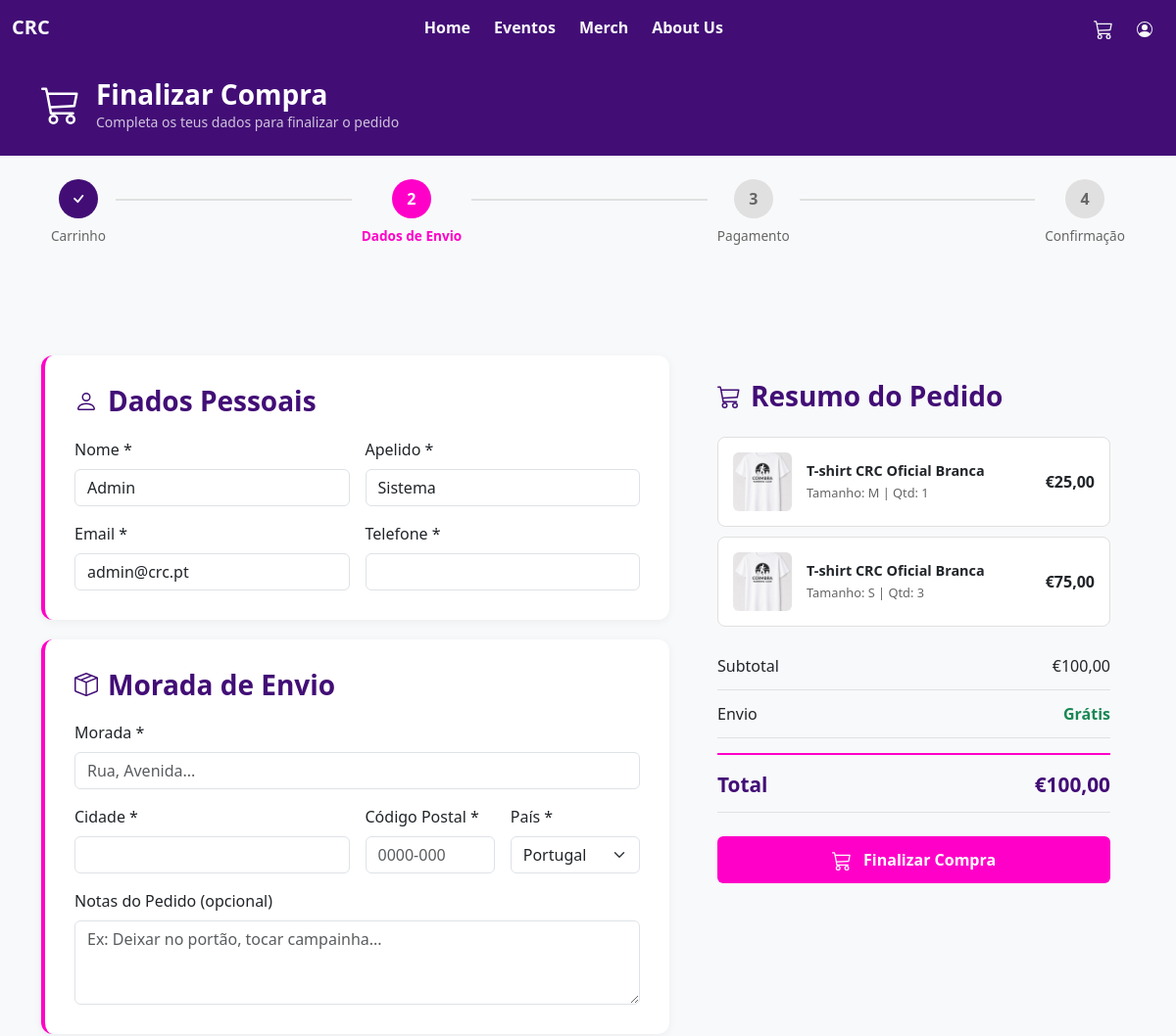
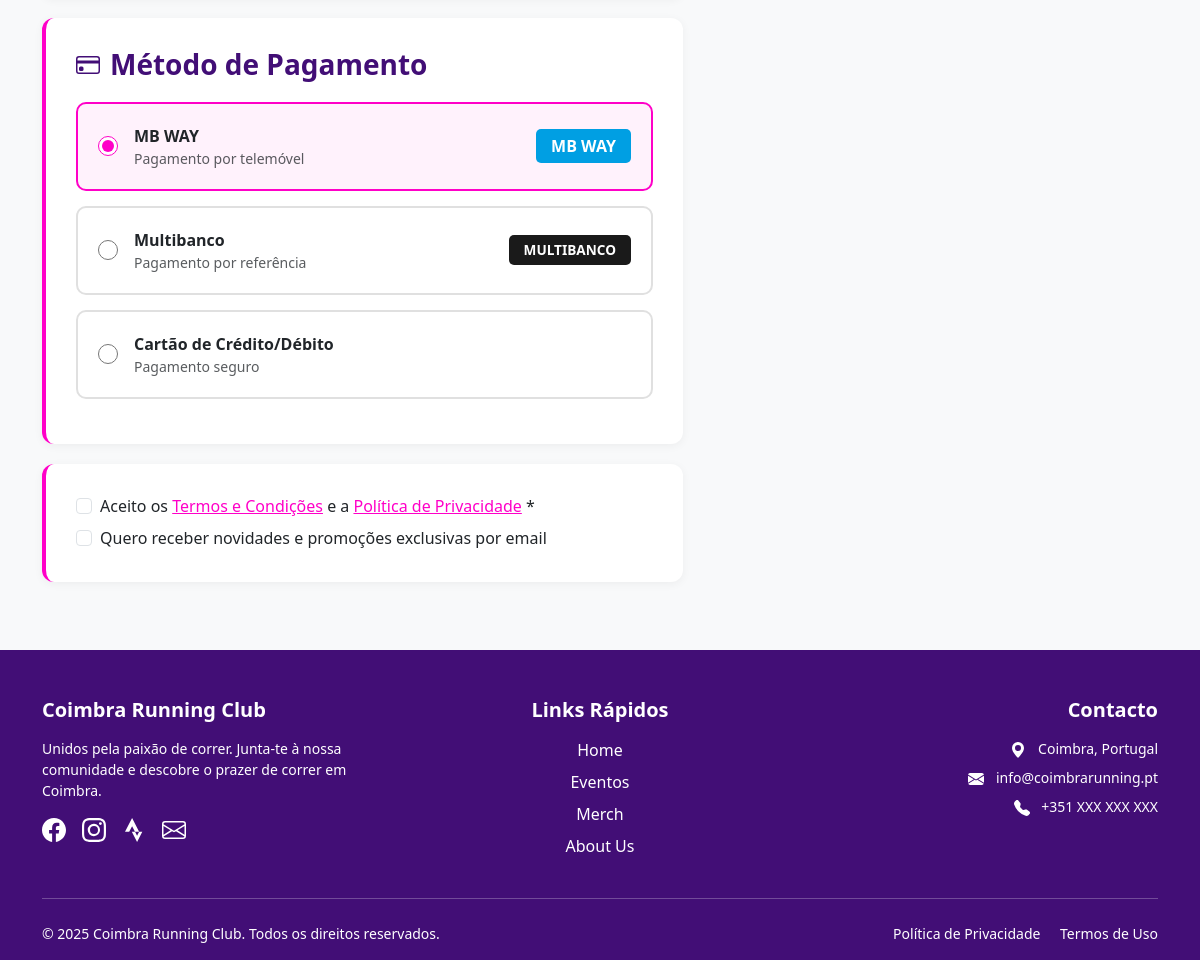
Page /dadosdeenvio.php (signed in) on the committed database (2 pictures, top to bottom).
### tables this page shows
CREATE TABLE IF NOT EXISTS `utilizador` (
  `id_utilizador` int NOT NULL AUTO_INCREMENT,
  `primeiro_nome` varchar(100) NOT NULL,
  `ultimo_nome` varchar(100) NOT NULL,
  `email` varchar(255) NOT NULL,
  `telefone` varchar(20) DEFAULT NULL,
  `data_nascimento` date NOT NULL,
  `genero` enum('masculino','feminino','outro','prefiro-nao-dizer') DEFAULT NULL,
  `password_hash` varchar(255) NOT NULL,
  `data_registo` timestamp NULL DEFAULT CURRENT_TIMESTAMP,
  `data_ultima_atualizacao` timestamp NULL DEFAULT CURRENT_TIMESTAMP ON UPDATE CURRENT_TIMESTAMP,
  `ativo` tinyint(1) DEFAULT '1',
  `tipo` enum('utilizador','admin') DEFAULT 'utilizador',
  `email_verificado` tinyint(1) DEFAULT '0',
  `token_verificacao` varchar(100) DEFAULT NULL,
  `token_recuperacao_password` varchar(100) DEFAULT NULL,
  `data_expiracao_token` datetime DEFAULT NULL,
  `tentativas_login` int DEFAULT '0',
  `bloqueado_ate` datetime DEFAULT NULL,
  PRIMARY KEY (`id_utilizador`) USING BTREE,
  UNIQUE KEY `email` (`email`),
  KEY `idx_email` (`email`),
  KEY `idx_data_registo` (`data_registo`)
);

CREATE TABLE IF NOT EXISTS `carrinho` (
  `id_carrinho` int NOT NULL AUTO_INCREMENT,
  `id_utilizador` int NOT NULL,
  `id_produto` int NOT NULL,
  `quantidade` int DEFAULT '1',
  `tamanho_escolhido` varchar(20) DEFAULT NULL,
  `preco_unitario` decimal(10,2) NOT NULL,
  `data_adicao` timestamp NULL DEFAULT CURRENT_TIMESTAMP,
  `data_atualizacao` timestamp NULL DEFAULT CURRENT_TIMESTAMP ON UPDATE CURRENT_TIMESTAMP,
  PRIMARY KEY (`id_carrinho`),
  UNIQUE KEY `unique_item_carrinho` (`id_utilizador`,`id_produto`,`tamanho_escolhido`),
  KEY `idx_utilizador` (`id_utilizador`),
  KEY `idx_produto` (`id_produto`),
  KEY `idx_data_adicao` (`data_adicao`),
  CONSTRAINT `carrinho_ibfk_1` FOREIGN KEY (`id_utilizador`) REFERENCES `utilizador` (`id_utilizador`) ON DELETE CASCADE,
  CONSTRAINT `carrinho_ibfk_2` FOREIGN KEY (`id_produto`) REFERENCES `produto` (`id_produto`) ON DELETE CASCADE
);

CREATE TABLE IF NOT EXISTS `produto` (
  `id_produto` int NOT NULL AUTO_INCREMENT,
  `nome` varchar(255) NOT NULL,
  `descricao` text,
  `categoria` enum('roupa','acessorios','equipamento','outros') DEFAULT 'roupa',
  `preco` decimal(10,2) NOT NULL,
  `imagem` varchar(255) DEFAULT NULL,
  `stock_total` int DEFAULT '0',
  `tem_tamanhos` tinyint(1) DEFAULT '0',
  `tipo_tamanho` enum('roupa','calcado','unico','numerico') DEFAULT 'unico',
  `material` varchar(255) DEFAULT NULL,
  `peso` varchar(50) DEFAULT NULL,
  `slug` varchar(255) DEFAULT NULL,
  `status` enum('ativo','inativo','esgotado') DEFAULT 'ativo',
  `visivel` tinyint(1) DEFAULT '1',
  `data_criacao` timestamp NULL DEFAULT CURRENT_TIMESTAMP,
  `data_atualizacao` timestamp NULL DEFAULT CURRENT_TIMESTAMP ON UPDATE CURRENT_TIMESTAMP,
  PRIMARY KEY (`id_produto`),
  UNIQUE KEY `slug` (`slug`),
  KEY `idx_categoria` (`categoria`),
  KEY `idx_status` (`status`),
  KEY `idx_preco` (`preco`),
  KEY `idx_slug` (`slug`)
);

### dadosdeenvio.php (the view, shortened to what this page needs)
<?php
require_once 'includes/db_connect.php';
$id_utilizador = $_SESSION['id_utilizador'];
$stmt = $conn->prepare("
    SELECT primeiro_nome, ultimo_nome, email, telefone
    FROM utilizador
    WHERE id_utilizador = ?
");
$stmt->bind_param("i", $id_utilizador);
$stmt->execute();
$utilizador = $stmt->get_result()->fetch_assoc();
$stmt = $conn->prepare("
    SELECT
        c.id_carrinho,
        c.quantidade,
        c.tamanho_escolhido,
        c.preco_unitario,
        p.id_produto,
        p.nome,
        p.imagem,
        (c.quantidade * c.preco_unitario) as subtotal
    FROM carrinho c
    INNER JOIN produto p ON c.id_produto = p.id_produto
    WHERE c.id_utilizador = ?
    ORDER BY c.data_adicao DESC
");
$stmt->bind_param("i", $id_utilizador);
$stmt->execute();
$result = $stmt->get_result();
$itens = $result->fetch_all(MYSQLI_ASSOC);
$subtotal = 0;
foreach ($itens as $item) {
    $subtotal += $item['subtotal'];
}
$taxa_envio = $subtotal >= 50 ? 0 : 5.00;
$total = $subtotal + $taxa_envio;
?>
<!DOCTYPE html>
<html lang="pt-pt">
<head>
  <link href="https://cdn.jsdelivr.net/npm/bootstrap@5.3.2/dist/css/bootstrap.min.css" rel="stylesheet">
</head>
<body class="bg-light">
<?php include 'includes/nav.php'; ?>
  <section class="bg-primary py-4 text-white">
    <div class="container">
      <div class="d-flex align-items-center">
        <div>
          <h1 class="h3 fw-bold mb-0">Finalizar Compra</h1>
          <p class="mb-0 small opacity-75">Completa os teus dados para finalizar o pedido</p>
        </div>
      </div>
    </div>
  </section>
  <section class="bg-light py-4">
    <div class="container">
      <div class="step-indicator">
        <div class="step completed">
          <div class="step-number">
            <svg xmlns="http://www.w3.org/2000/svg" width="20" height="20" fill="currentColor" viewBox="0 0 16 16">
              <path d="M10.97 4.97a.75.75 0 0 1 1.07 1.05l-3.99 4.99a.75.75 0 0 1-1.08.02L4.324 8.384a.75.75 0 1 1 1.06-1.06l2.094 2.093 3.473-4.425a.267.267 0 0 1 .02-.022z"/>
            </svg>
          </div>
          <span class="step-label">Carrinho</span>
        </div>
        <div class="step active">
          <div class="step-number">2</div>
          <span class="step-label">Dados de Envio</span>
        </div>
        <div class="step">
          <div class="step-number">3</div>
          <span class="step-label">Pagamento</span>
        </div>
        <div class="step">
          <div class="step-number">4</div>
          <span class="step-label">Confirmação</span>
        </div>
      </div>
    </div>
  </section>
  <section class="py-5">
    <div class="container">
      <div class="row g-4">
        <div class="col-lg-7">
          <form id="checkoutForm" method="POST" action="processar_encomenda.php">
            <div class="checkout-section">
              <h3 class="section-title">
                Dados Pessoais
              </h3>
              <div class="row g-3">
                <div class="col-md-6">
                  <label for="firstName" class="form-label">Nome *</label>
                  <input type="text" class="form-control" id="firstName" name="firstName" value="<?php echo htmlspecialchars($utilizador['primeiro_nome'] ?? ''); ?>" required>
                </div>
                <div class="col-md-6">
                  <label for="lastName" class="form-label">Apelido *</label>
                  <input type="text" class="form-control" id="lastName" name="lastName" value="<?php echo htmlspecialchars($utilizador['ultimo_nome'] ?? ''); ?>" required>
                </div>
                <div class="col-md-6">
                  <label for="email" class="form-label">Email *</label>
                  <input type="email" class="form-control" id="email" name="email" value="<?php echo htmlspecialchars($utilizador['email'] ?? ''); ?>" required>
                </div>
                <div class="col-md-6">
                  <label for="phone" class="form-label">Telefone *</label>
                  <input type="tel" class="form-control" id="phone" name="phone" value="<?php echo htmlspecialchars($utilizador['telefone'] ?? ''); ?>" required>
                </div>
              </div>
            </div>
            <div class="checkout-section">
              <h3 class="section-title">
                Morada de Envio
              </h3>
              <div class="row g-3">
                <div class="col-12">
                  <label for="address" class="form-label">Morada *</label>
                  <input type="text" class="form-control" id="address" name="address" placeholder="Rua, Avenida..." required>
                </div>
                <div class="col-md-6">
                  <label for="city" class="form-label">Cidade *</label>
                  <input type="text" class="form-control" id="city" name="city" required>
                </div>
                <div class="col-md-3">
                  <label for="postalCode" class="form-label">Código Postal *</label>
                  <input type="text" class="form-control" id="postalCode" name="postalCode" placeholder="0000-000" required>
                </div>
                <div class="col-md-3">
                  <label for="country" class="form-label">País *</label>
                  <select class="form-select" id="country" name="country" required>
                    <option value="Portugal" selected>Portugal</option>
                  </select>
                </div>
                <div class="col-12">
                  <label for="notes" class="form-label">Notas do Pedido (opcional)</label>
                  <textarea class="form-control" id="notes" name="notes" rows="3" placeholder="Ex: Deixar no portão, tocar campainha..."></textarea>
                </div>
              </div>
            </div>
            <div class="checkout-section">
              <h3 class="section-title">
                Método de Pagamento
              </h3>
              <div class="payment-method selected" onclick="selectPayment(this)">
                <div class="d-flex align-items-center">
                  <input type="radio" name="payment" id="mbway" value="mbway" checked>
                  <label for="mbway" class="ms-3 mb-0 flex-grow-1 cursor-pointer">
                    <div class="d-flex align-items-center justify-content-between">
                      <div>
                        <strong>MB WAY</strong>
                        <div class="small text-muted">Pagamento por telemóvel</div>
                      </div>
                      <div style="background: #009fe3; color: white; padding: 5px 15px; border-radius: 5px; font-weight: bold;">
                        MB WAY
                      </div>
                    </div>
                  </label>
                </div>
              </div>
              <div class="payment-method" onclick="selectPayment(this)">
                <div class="d-flex align-items-center">
                  <input type="radio" name="payment" id="multibanco" value="multibanco">
                  <label for="multibanco" class="ms-3 mb-0 flex-grow-1 cursor-pointer">
                    <div class="d-flex align-items-center justify-content-between">
                      <div>
                        <strong>Multibanco</strong>
                        <div class="small text-muted">Pagamento por referência</div>
                      </div>
                      <div style="background: #1a1a1a; color: white; padding: 5px 15px; border-radius: 5px; font-weight: bold; font-size: 0.85rem;">
                        MULTIBANCO
                      </div>
                    </div>
                  </label>
                </div>
              </div>
              <div class="payment-method" onclick="selectPayment(this)">
                <div class="d-flex align-items-center">
                  <input type="radio" name="payment" id="cartao" value="cartao">
                  <label for="cartao" class="ms-3 mb-0 flex-grow-1 cursor-pointer">
                    <div class="d-flex align-items-center justify-content-between">
                      <div>
                        <strong>Cartão de Crédito/Débito</strong>
                        <div class="small text-muted">Pagamento seguro</div>
                      </div>
                    </div>
                  </label>
                </div>
              </div>
            </div>
            <div class="checkout-section">
              <div class="form-check">
                <input class="form-check-input" type="checkbox" id="terms" name="terms" required>
                <label class="form-check-label" for="terms">
                  Aceito os <a href="#" class="text-primary">Termos e Condições</a> e a <a href="#" class="text-primary">Política de Privacidade</a> *
                </label>
              </div>
              <div class="form-check mt-2">
                <input class="form-check-input" type="checkbox" id="newsletter" name="newsletter">
                <label class="form-check-label" for="newsletter">
                  Quero receber novidades e promoções exclusivas por email
                </label>
              </div>
            </div>
          </form>
        </div>
        <div class="col-lg-5">
          <div class="order-summary">
            <h3 class="section-title mb-4" style="color: var(--primary);">
              Resumo do Pedido
            </h3>
            <div class="mb-3">
              <?php foreach ($itens as $item): ?>
                <div class="product-mini">
                  <img src="<?php echo htmlspecialchars($item['imagem']); ?>" alt="<?php echo htmlspecialchars($item['nome']); ?>">
                  <div class="product-mini-info">
                    <div class="product-mini-title"><?php echo htmlspecialchars($item['nome']); ?></div>
                    <div class="product-mini-details">
                      <?php if (!empty($item['tamanho_escolhido'])): ?>
                        Tamanho: <?php echo htmlspecialchars($item['tamanho_escolhido']); ?> |
                      <?php endif; ?>
                      Qtd: <?php echo $item['quantidade']; ?>
                    </div>
                  </div>
                  <div class="fw-bold">€<?php echo number_format($item['subtotal'], 2, ',', '.'); ?></div>
                </div>
              <?php endforeach; ?>
            </div>
            <div class="summary-item">
              <span>Subtotal</span>
              <span>€<?php echo number_format($subtotal, 2, ',', '.'); ?></span>
            </div>
            <div class="summary-item">
              <span>Envio</span>
              <span class="<?php echo $taxa_envio == 0 ? 'text-success fw-bold' : ''; ?>">
                <?php echo $taxa_envio == 0 ? 'Grátis' : '€' . number_format($taxa_envio, 2, ',', '.'); ?>
              </span>
            </div>
            <div class="summary-item summary-total">
              <span>Total</span>
              <span>€<?php echo number_format($total, 2, ',', '.'); ?></span>
            </div>
            <button type="button" class="btn btn-accent w-100 mt-4" onclick="submitCheckout()">
              Finalizar Compra
            </button>
          </div>
        </div>
      </div>
    </div>
  </section>
 <?php include 'includes/footer.php'; ?>
</body>
</html>

### rows in the picture
utilizador: firstName "Admin", lastName "Sistema", email "admin@crc.pt"
carrinho: id_produto.imagem (picture), id_produto.nome "T-shirt CRC Oficial Branca", tamanho_escolhido "M", quantidade "1", subtotal "25,00"
carrinho: id_produto.imagem (picture), id_produto.nome "T-shirt CRC Oficial Branca", tamanho_escolhido "S", quantidade "3", subtotal "75,00"

### other values in the picture
$subtotal "100,00"
$total "100,00"
